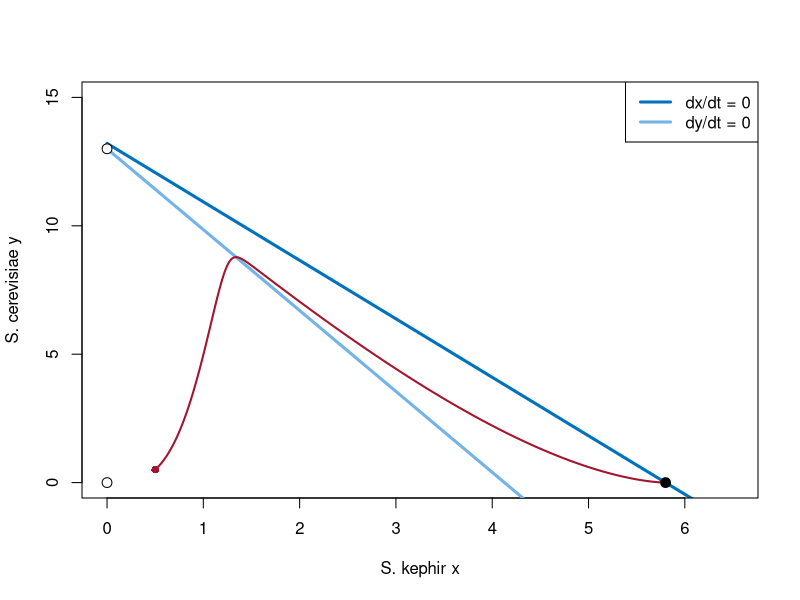

The R script that drew this image:
# Fig. 4.18: Competition model in the phase plane (book, Section 4.4, Eq. 4.4)
# nullclines y = (1 - x/K1)/g1 and y = K2 (1 - g2 x), steady states (filled: stable, open: unstable), and the solution from Fig. 4.5
# (c) 2026 Philipp Kügler · Program for the book "Dynamical Systems in the Life Sciences" · MIT License (see LICENSE)
library(deSolve)                         # package deSolve: install.packages("deSolve")
r1 <- 0.0607; K1 <- 5.8; g1 <- 0.0757      # S. kephir
r2 <- 0.2183; K2 <- 13; g2 <- 0.2423       # S. cerevisiae
f <- function(t, z) c(r1 * (1 - z[1] / K1 - g1 * z[2]) * z[1], r2 * (1 - z[2] / K2 - g2 * z[1]) * z[2])
loese <- function(f, z0, t) ode(z0, t, function(t, z, p) list(f(t, z)), NULL, method = "lsoda", rtol = 1e-10, atol = 1e-12)

xs <- seq(0, 6.5, length.out = 50)
plot(xs, (1 - xs / K1) / g1, type = "l", col = rgb(0, 0.447, 0.741), lwd = 3, xlim = c(0, 6.5), ylim = c(0, 15),
     xlab = "S. kephir x", ylab = "S. cerevisiae y")
lines(xs, K2 * (1 - g2 * xs), col = rgb(0.45, 0.70, 0.90), lwd = 3)
x <- loese(f, c(0.5, 0.5), seq(0, 400, length.out = 4001))
lines(x[, 2], x[, 3], col = rgb(0.64, 0.08, 0.18), lwd = 2); points(0.5, 0.5, pch = 16, col = rgb(0.64, 0.08, 0.18))
for (p in list(c(0, 0), c(0, K2), c(K1, 0))) {
  xx <- p[1]; yy <- p[2]
  J <- matrix(c(r1 * (1 - 2 * xx / K1 - g1 * yy), -r1 * g1 * xx, -r2 * g2 * yy, r2 * (1 - 2 * yy / K2 - g2 * xx)), 2, byrow = TRUE)
  lam <- sort(Re(eigen(J)$values)); stabil <- max(lam) < 0
  points(xx, yy, pch = 21, bg = if (stabil) "black" else "white", cex = 1.3, xpd = TRUE)
  cat(sprintf("(%g, %g): eigenvalues %.4f  %.4f -> %s\n", xx, yy, lam[1], lam[2], if (stabil) "stable" else "unstable"))
}
legend("topright", legend = c("dx/dt = 0", "dy/dt = 0"), col = c(rgb(0, 0.447, 0.741), rgb(0.45, 0.70, 0.90)), lwd = 3)
